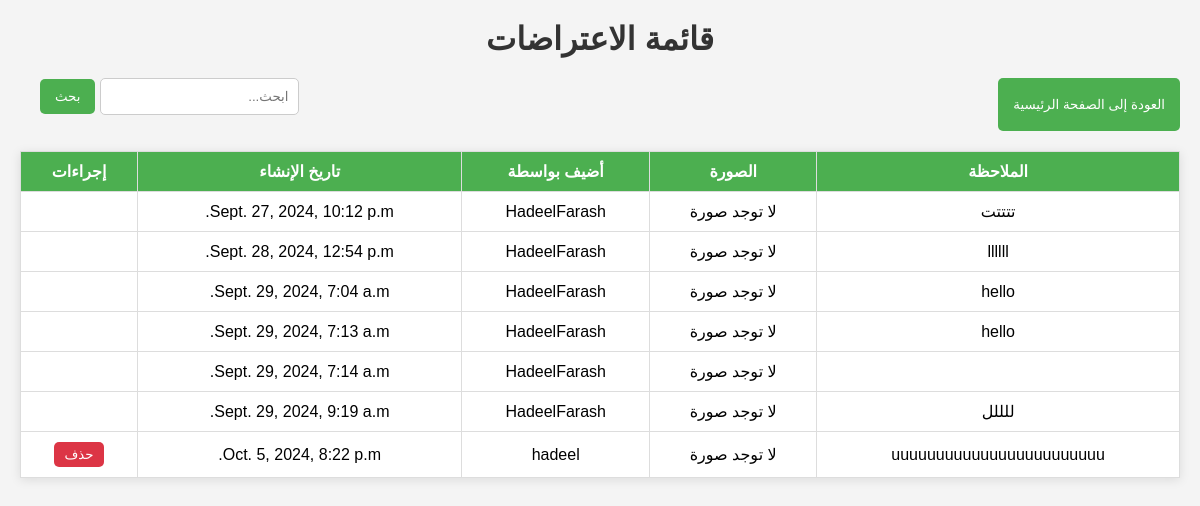
The app's page /objections/ (signed in) with its own data.
### app/models.py (models this page shows, shortened)
class Objection(models.Model):
    user = models.ForeignKey(User, on_delete=models.CASCADE)  # الاعتراض مرتبط بالمستخدم
    note = models.TextField(blank=True, null=True)  # حقل ملاحظة نصية
    image = models.ImageField(upload_to='objections/', blank=True, null=True)  # حقل تحميل صورة
    created_at = models.DateTimeField(auto_now_add=True)  # تاريخ الإنشاء
    created_by = models.ForeignKey(User, on_delete=models.SET_NULL, null=True, related_name='Objection_created_by', verbose_name="أضيف بواسطة")
    updated_by = models.ForeignKey(User, on_delete=models.SET_NULL, null=True, related_name='Objection_updated_by', verbose_name="تم التعديل بواسطة")
    updated_at = models.DateTimeField(auto_now=True)

### app/views.py (the view)
# urls.py: path('objections/', views.objection_list, name='objection_list'),
@login_required
def objection_list(request):
    objections = Objection.objects.all()
    return render(request, 'objection_list.html', {'objections': objections})

### app/templates/objection_list.html (shortened to what this page needs)
<h1>قائمة الاعتراضات</h1>
<div class="header-buttons">
    <button class="main-page-button" onclick="window.location.href='{% url 'MainPage' %}'">العودة إلى الصفحة الرئيسية</button>
    <form method="GET" action="">
        <input type="text" name="q" placeholder="ابحث...">
        <button type="submit">بحث</button>
    </form>
</div>
<table>
    <thead>
        <tr>
            <th>الملاحظة</th>
            <th>الصورة</th>
            <th>أضيف بواسطة</th>
            <th>تاريخ الإنشاء</th>
            <th>إجراءات</th>
        </tr>
    </thead>
    <tbody>
        {% for objection in objections %}
        <tr>
            <td>{{ objection.note }}</td>
            <td>
                {% if objection.image %}
                    <img src="{{ objection.image.url }}" alt="Objection Image" style="width: 100px; height: auto;">
                {% else %}
                    لا توجد صورة
                {% endif %}
            </td>
            <td>{{ objection.created_by }}</td>
            <td>{{ objection.created_at }}</td>
            <td>
                {% if request.user == objection.created_by %}
                    <form action="{% url 'objection_delete' objection.id %}" method="POST" style="display:inline;">
                        <button type="submit" class="delete-button">حذف</button>
                    </form>
                {% endif %}
            </td>
        </tr>
        {% endfor %}
    </tbody>
</table>

### app/templates/objection_list.html (style rules this page uses)
h1 { text-align: center; color: #333; margin-bottom: 20px; }
.header-buttons { display: flex; justify-content: space-between; margin-bottom: 20px; }
.header-buttons button, .header-buttons form { margin-left: 10px; }
form { display: flex; align-items: center; margin-left: auto; }
input[type="text"] { padding: 10px; border: 1px solid #ccc; border-radius: 5px; margin-left: 5px; }
button { padding: 10px 15px; background-color: #4CAF50; color: white; border: none; border-radius: 5px; cursor: pointer; }
table { width: 100%; border-collapse: collapse; margin-top: 20px; background-color: #fff; box-shadow: 0 2px 10px rgba(0, 0, 0, 0.1); }
th, td { padding: 10px; text-align: center; border: 1px solid #ddd; }
th { background-color: #4CAF50; color: white; }
.delete-button { background-color: #dc3545; color: white; border: none; border-radius: 5px; padding: 5px 10px; cursor: pointer; }

### records on screen
Objection: note "تتتتت", image "لا توجد صورة", created_by "HadeelFarash", created_at "Sept. 27, 2024, 10:12 p.m."
Objection: note "llllll", image "لا توجد صورة", created_by "HadeelFarash", created_at "Sept. 28, 2024, 12:54 p.m."
Objection: note "hello", image "لا توجد صورة", created_by "HadeelFarash", created_at "Sept. 29, 2024, 7:04 a.m."
Objection: note "hello", image "لا توجد صورة", created_by "HadeelFarash", created_at "Sept. 29, 2024, 7:13 a.m."
Objection: image "لا توجد صورة", created_by "HadeelFarash", created_at "Sept. 29, 2024, 7:14 a.m."
Objection: note "للللل", image "لا توجد صورة", created_by "HadeelFarash", created_at "Sept. 29, 2024, 9:19 a.m."
Objection: note "uuuuuuuuuuuuuuuuuuuuuuuu", image "لا توجد صورة", created_by "hadeel", created_at "Oct. 5, 2024, 8:22 p.m.", shows "حذف"
